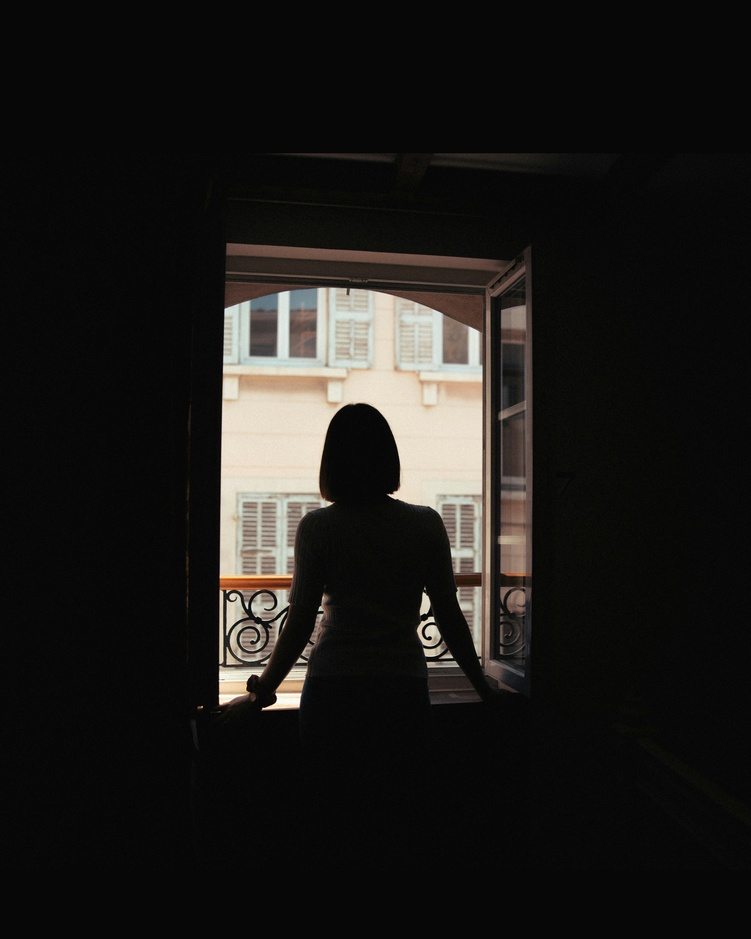
#> input picture images/ronak-valobobhai.jpg, 751 x 939 px, shrunk from 4693 x 5867 before the run
$ jupyter execute q4_woman_standing.ipynb
#> lines starting #> are read from the running program, lines starting #| are printed output that depends on the picture; after the words box and inside, x2 and y2 are one past the last pixel; in counts of white or black regions, pixels touching at a corner belong together
**Image:** `ronak-valobobhai.jpg` — a woman standing in front of an open door

**Sub questions:**
- Convert the image to grayscale
- **(a)** Apply **Otsu thresholding** to obtain a binary mask for the foreground
  (woman and the room). Report the threshold value.
- **(b)** Apply **histogram equalization only to the foreground region**.
  Describe what hidden features are revealed.

[cell 1]
import cv2 as cv
import numpy as np
import matplotlib.pyplot as plt
import os

# Load colour image and convert to grayscale
img_bgr  = cv.imread('../images/ronak-valobobhai.jpg')
#> img_bgr is the input picture: shape (939, 751, 3); mean B, G, R 25.1, 27.4, 29
assert img_bgr is not None, "Could not load ronak-valobobhai.jpg"

img_rgb  = cv.cvtColor(img_bgr, cv.COLOR_BGR2RGB)
img_gray = cv.cvtColor(img_bgr, cv.COLOR_BGR2GRAY)
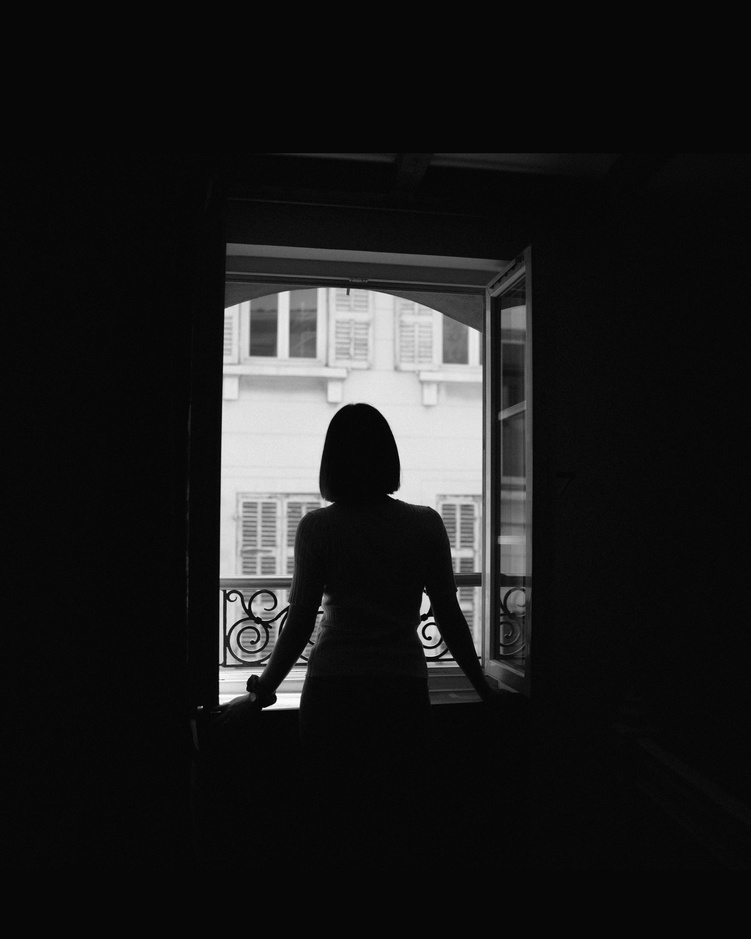
#> img_gray: shape (939, 751); min 0, max 254, mean 27.6

print(f"Colour image shape : {img_bgr.shape}")
#| Colour image shape : (939, 751, 3)
print(f"Grayscale shape    : {img_gray.shape}")
#| Grayscale shape    : (939, 751)
print(f"Dtype              : {img_gray.dtype}")
#| Dtype              : uint8
print(f"Mean intensity     : {img_gray.mean():.2f}")
#| Mean intensity     : 27.62
print(f"Std deviation      : {img_gray.std():.2f}")
#| Std deviation      : 55.04
print(f"Min / Max          : {img_gray.min()} / {img_gray.max()}")
#| Min / Max          : 0 / 254

[cell 2]
os.makedirs('../outputs/q4', exist_ok=True)

fig, axes = plt.subplots(1, 2, figsize=(13, 6))
axes[0].imshow(img_rgb)
axes[0].set_title('Original Colour Image', fontsize=12)
axes[0].axis('off')

axes[1].imshow(img_gray, cmap='gray', vmin=0, vmax=255)
axes[1].set_title('Grayscale Image', fontsize=12)
axes[1].axis('off')

plt.suptitle('Q4: Input Image — ronak-valobobhai.jpg', fontsize=13, fontweight='bold')
plt.tight_layout()
plt.savefig('../outputs/q4/q4_original_gray.png', dpi=150, bbox_inches='tight')
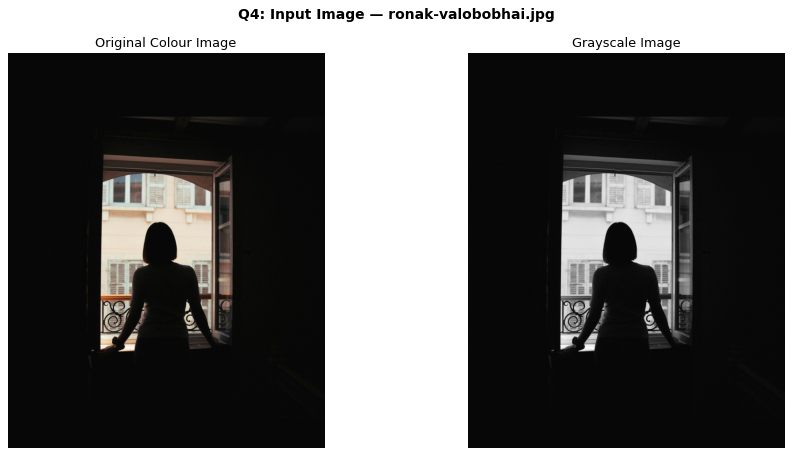
#> figure drawn by matplotlib, 2 panels
plt.show()

## (a) Otsu Thresholding

[cell 3]
# ── Apply Otsu thresholding ──────────────────────────────────────────────────
# cv.THRESH_BINARY + cv.THRESH_OTSU automatically finds the optimal threshold
otsu_thresh, binary_mask = cv.threshold(
    img_gray, 0, 255,
    cv.THRESH_BINARY + cv.THRESH_OTSU
)
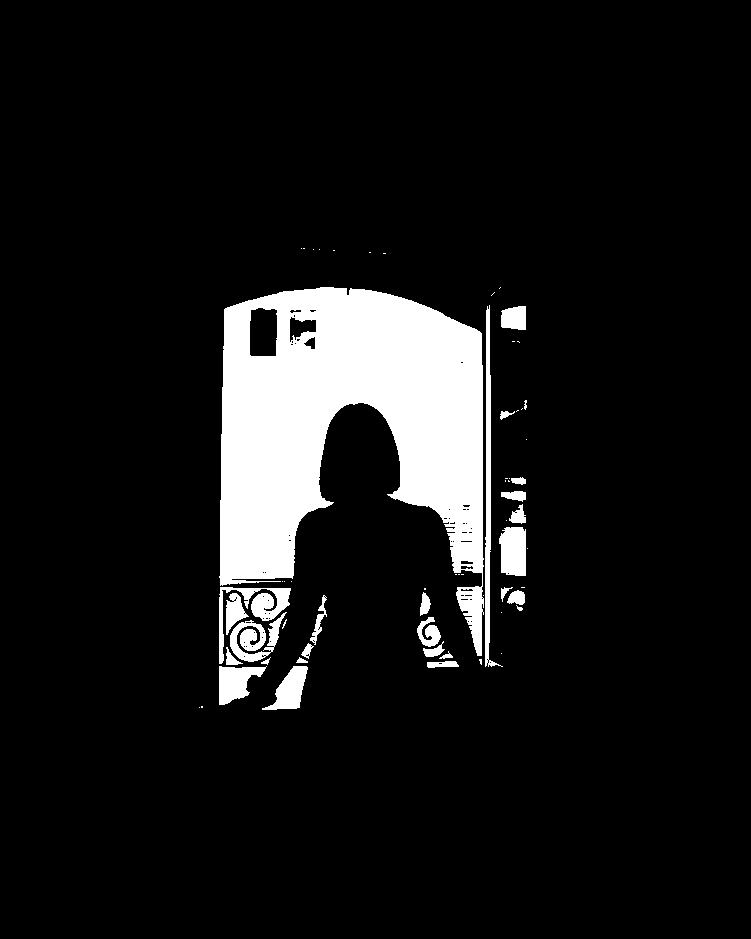
#> binary_mask: shape (939, 751); 9.3% white; 62 white regions (35 under 20 px), largest, box (x1, y1, x2, y2) and area: (219, 287, 484, 656) 54243, (485, 305, 503, 667) 1746, (219, 587, 291, 664) 1398
#> otsu_thresh = 101

print(f"Otsu threshold value : {int(otsu_thresh)}")
#| Otsu threshold value : 101
print()

# Analyse what the binary mask contains
fg_pixels = np.sum(binary_mask == 255)
#> fg_pixels = 65406
bg_pixels = np.sum(binary_mask == 0)
#> bg_pixels = 639783
total     = binary_mask.size
#> total = 705189

print(f"White pixels (above threshold) : {fg_pixels:,}  ({100*fg_pixels/total:.1f}%)")
#| White pixels (above threshold) : 65,406  (9.3%)
print(f"Black pixels (below threshold) : {bg_pixels:,}  ({100*bg_pixels/total:.1f}%)")
#| Black pixels (below threshold) : 639,783  (90.7%)
print()
print("Note: pixels BELOW the Otsu threshold = dark region = woman + room = foreground")
print("      pixels ABOVE the Otsu threshold = bright region = window = background")

[cell 4]
# ── Build foreground mask ────────────────────────────────────────────────────
# The foreground (woman and the room) is the DARK region — pixels BELOW the threshold
# So used THRESH_BINARY_INV: pixels < threshold → 255 (foreground), rest → 0

_, foreground_mask = cv.threshold(
    img_gray, int(otsu_thresh), 255,
    cv.THRESH_BINARY_INV
)

# Verify mask covers the expected region
fg_count = np.sum(foreground_mask == 255)
#> fg_count = 639783
total    = foreground_mask.size
print(f"Foreground mask covers : {fg_count:,} pixels ({100*fg_count/total:.1f}% of image)")
#| Foreground mask covers : 639,783 pixels (90.7% of image)

[cell 5]
# ── Visualise: grayscale, Otsu binary, and foreground mask ──────────────────
fig, axes = plt.subplots(1, 3, figsize=(16, 5))
fig.suptitle('Q4(a): Otsu Thresholding', fontsize=14, fontweight='bold')

axes[0].imshow(img_gray, cmap='gray', vmin=0, vmax=255)
axes[0].set_title('Grayscale Image', fontsize=12)
axes[0].axis('off')

axes[1].imshow(binary_mask, cmap='gray', vmin=0, vmax=255)
axes[1].set_title(f'Otsu Binary Mask\n(threshold = {int(otsu_thresh)})', fontsize=12)
axes[1].axis('off')

axes[2].imshow(foreground_mask, cmap='gray', vmin=0, vmax=255)
axes[2].set_title('Foreground Mask\n(woman + room, THRESH_BINARY_INV)', fontsize=12)
axes[2].axis('off')

plt.tight_layout()
plt.savefig('../outputs/q4/q4_otsu_masks.png', dpi=150, bbox_inches='tight')
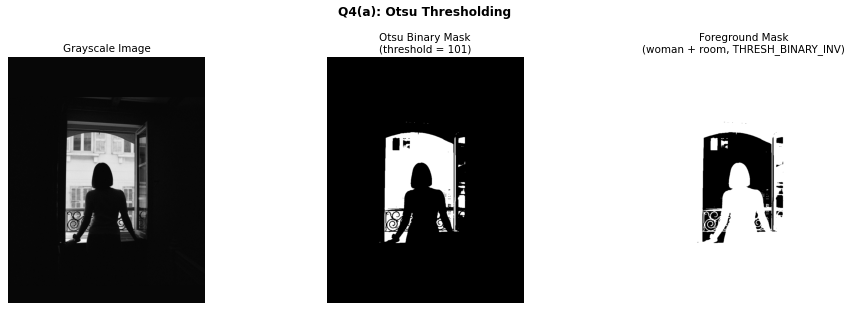
#> figure drawn by matplotlib, 3 panels
plt.show()

[cell 6]
# ── Histogram with Otsu threshold line ──────────────────────────────────────
hist = np.histogram(img_gray.ravel(), bins=256, range=(0, 256))[0]
#> hist = 256 values, max 272135 at index 7, min 0 at index 255, mean 2754.6

fig, ax = plt.subplots(figsize=(10, 4))
ax.bar(range(256), hist, color='steelblue', alpha=0.7, width=1.0, label='Histogram')
ax.axvline(otsu_thresh, color='red', linewidth=2.5,
           label=f'Otsu threshold = {int(otsu_thresh)}')
ax.fill_betweenx([0, hist.max()], 0, otsu_thresh,
                 color='orange', alpha=0.15, label='Foreground (woman + room)')
ax.fill_betweenx([0, hist.max()], otsu_thresh, 255,
                 color='lightblue', alpha=0.3, label='Background (window)')
ax.set_title('Grayscale Histogram with Otsu Threshold', fontsize=13)
ax.set_xlabel('Pixel Intensity')
ax.set_ylabel('Frequency')
ax.set_xlim([0, 255])
ax.legend(fontsize=10)
plt.tight_layout()
plt.savefig('../outputs/q4/q4_otsu_histogram.png', dpi=150, bbox_inches='tight')
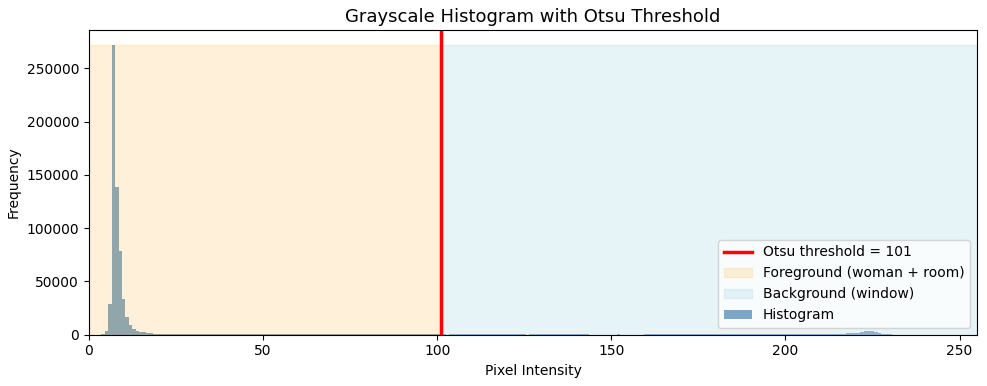
#> figure drawn by matplotlib, 1 panel; tallest bar 272135 high, from x = 6.5 to 7.5
#| Number of foreground pixels : 639,783
plt.show()

## (b) Histogram Equalization — Foreground Only

[cell 7]
# ── Custom histogram equalization function (reused from Q3) ─────────────────
def histogram_equalize(image):
    """Manual histogram equalization for a flat array of pixel values."""
    M_N = len(image)
#> M_N = 639783
    L   = 256
    hist = np.zeros(L, dtype=np.int64)
    for v in image:
        hist[v] += 1
#> after the loop, hist = 256 values, max 272135 at index 7, min 0 at index 102, mean 2499.2
    cdf = np.cumsum(hist)
#> cdf = 256 values from 9 to 639783
    lut = np.round((L - 1) / M_N * cdf).astype(np.uint8)
#> lut = 256 values from 0 to 255
    return lut[image]


# ── Apply HE only to foreground pixels ───────────────────────────────────────
# Step 1: Copy the grayscale image
result = img_gray.copy()

# Step 2: Extract foreground pixel values (where mask == 255)
fg_pixel_values = img_gray[foreground_mask == 255]
print(f"Number of foreground pixels : {len(fg_pixel_values):,}")

# Step 3: Equalize only those pixel values
fg_equalized = histogram_equalize(fg_pixel_values)

# Step 4: Place equalized values back into the result image
result[foreground_mask == 255] = fg_equalized
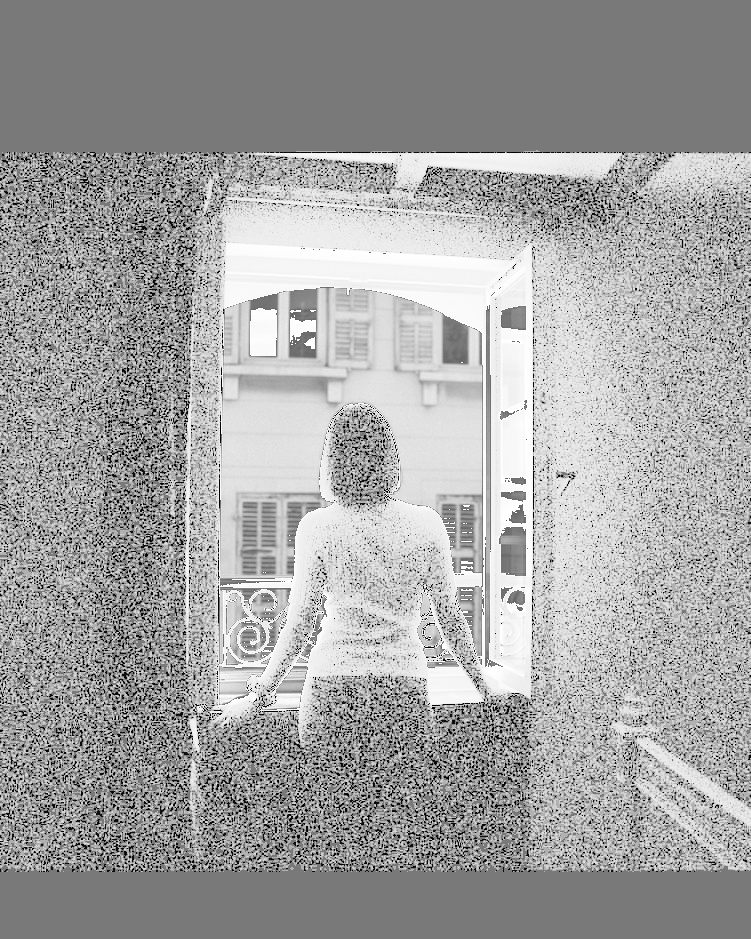
#> result: shape (939, 751); min 0, max 255, mean 162.1

print("Selective histogram equalization applied to foreground only.")
print()
print(f"Foreground pixels — Before: mean={fg_pixel_values.mean():.2f}, std={fg_pixel_values.std():.2f}")
#| Foreground pixels — Before: mean=10.84, std=12.54
print(f"Foreground pixels — After : mean={fg_equalized.mean():.2f}, std={fg_equalized.std():.2f}")
#| Foreground pixels — After : mean=159.12, std=56.10

[cell 8]
# ── Main results: original vs selective HE ───────────────────────────────────
fig, axes = plt.subplots(1, 2, figsize=(14, 7))
fig.suptitle('Q4(b): Selective Histogram Equalization — Foreground Only',
             fontsize=13, fontweight='bold')

axes[0].imshow(img_gray, cmap='gray', vmin=0, vmax=255)
axes[0].set_title('Original Grayscale', fontsize=12)
axes[0].axis('off')

axes[1].imshow(result, cmap='gray', vmin=0, vmax=255)
axes[1].set_title('After Selective HE (foreground only)', fontsize=12)
axes[1].axis('off')

plt.tight_layout()
plt.savefig('../outputs/q4/q4_selective_he_result.png', dpi=150, bbox_inches='tight')
plt.show()

[cell 9]
# ── 4-panel comparison ───────────────────────────────────────────────────────
fig, axes = plt.subplots(2, 2, figsize=(14, 12))
fig.suptitle('Q4: Complete Results', fontsize=14, fontweight='bold')

axes[0, 0].imshow(img_gray,        cmap='gray', vmin=0, vmax=255)
axes[0, 0].set_title('1. Original Grayscale',   fontsize=11); axes[0, 0].axis('off')

axes[0, 1].imshow(foreground_mask, cmap='gray', vmin=0, vmax=255)
axes[0, 1].set_title(f'2. Foreground Mask (Otsu t={int(otsu_thresh)})', fontsize=11)
axes[0, 1].axis('off')

axes[1, 0].imshow(result,          cmap='gray', vmin=0, vmax=255)
axes[1, 0].set_title('3. After Selective HE', fontsize=11); axes[1, 0].axis('off')

# Difference image to show what changed
diff = cv.absdiff(img_gray, result).astype(np.float32)
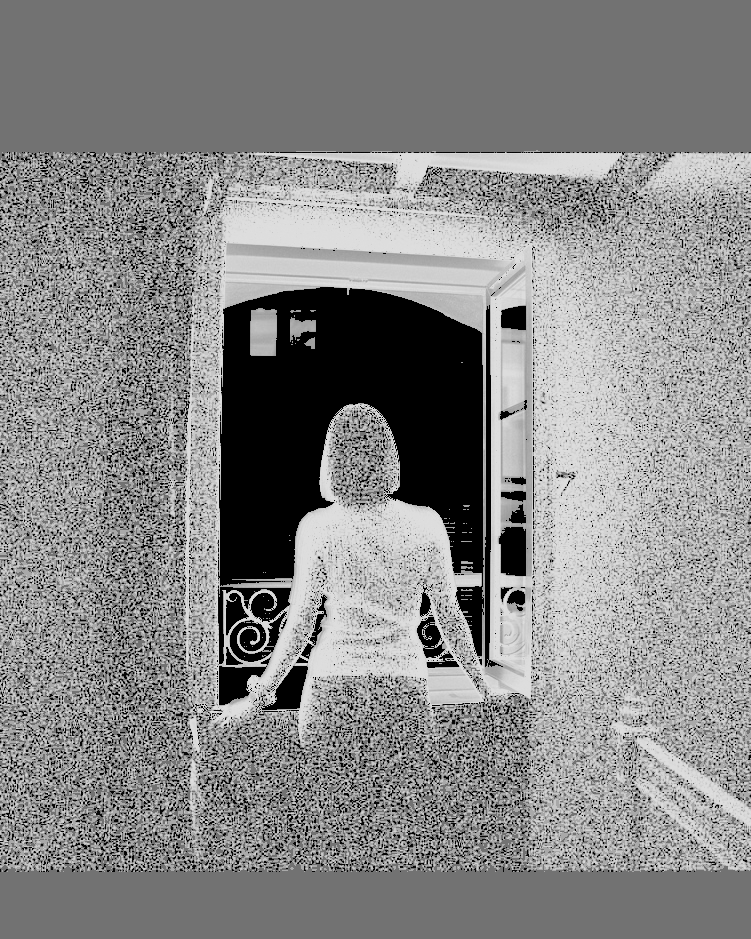
#> diff: shape (939, 751) float32; min 0, max 222, mean 134.6
axes[1, 1].imshow(diff, cmap='hot')
axes[1, 1].set_title('4. Difference Map (changed pixels)', fontsize=11)
axes[1, 1].axis('off')

plt.tight_layout()
plt.savefig('../outputs/q4/q4_full_comparison.png', dpi=150, bbox_inches='tight')
plt.show()

[cell 10]
# ── Histogram of foreground region — before and after ────────────────────────
hist_fg_orig = np.histogram(fg_pixel_values, bins=256, range=(0,256))[0]
#> hist_fg_orig has the same summary as hist in histogram_equalize
hist_fg_eq   = np.histogram(fg_equalized,    bins=256, range=(0,256))[0]
#> hist_fg_eq = 256 values, max 272135 at index 121, min 0 at index 1, mean 2499.2

fig, axes = plt.subplots(1, 2, figsize=(14, 4))
fig.suptitle('Foreground Pixel Histograms — Before and After Selective HE',
             fontsize=13, fontweight='bold')

axes[0].bar(range(256), hist_fg_orig, color='steelblue', alpha=0.8, width=1.0)
axes[0].set_title('Foreground — Original', fontsize=12)
axes[0].set_xlabel('Pixel Intensity'); axes[0].set_ylabel('Frequency')
axes[0].set_xlim([0, 255])
axes[0].axvline(fg_pixel_values.mean(), color='red', linestyle='--',
                linewidth=1.5, label=f'Mean={fg_pixel_values.mean():.1f}')
axes[0].legend()

axes[1].bar(range(256), hist_fg_eq, color='darkorange', alpha=0.8, width=1.0)
axes[1].set_title('Foreground — After Selective HE', fontsize=12)
axes[1].set_xlabel('Pixel Intensity'); axes[1].set_ylabel('Frequency')
axes[1].set_xlim([0, 255])
axes[1].axvline(fg_equalized.mean(), color='red', linestyle='--',
                linewidth=1.5, label=f'Mean={fg_equalized.mean():.1f}')
axes[1].legend()

plt.tight_layout()
plt.savefig('../outputs/q4/q4_fg_histograms.png', dpi=150, bbox_inches='tight')
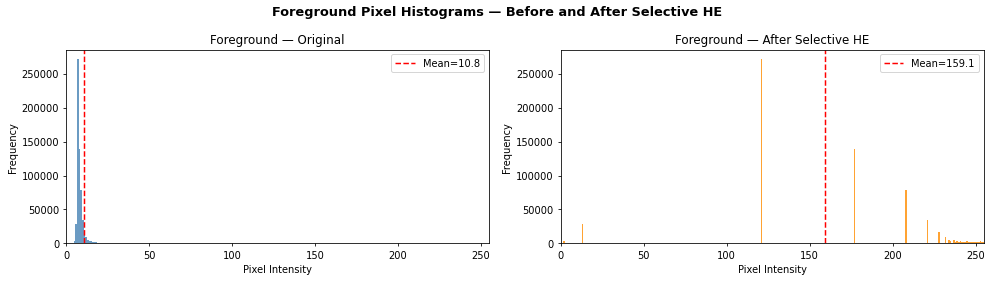
#> figure drawn by matplotlib, 2 panels; panel 1: tallest bar 272135 high, from x = 6.5 to 7.5; panel 2: tallest bar 272135 high, from x = 120.5 to 121.5
plt.show()
